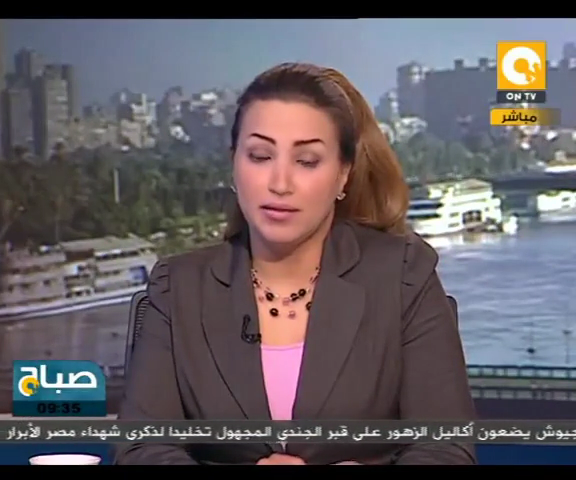
#> input picture frame 47 of temp_vid.mp4, 576 x 480 px, given in place of 000.mp4, which was not available
$ jupyter execute --allow-errors main.ipynb
#> lines starting #> are read from the running program, lines starting #| are printed output that depends on the picture; pictures that were not available may be replaced by others from this repository, and a replacement may not be noted
[cell 1]
import os
import cv2
import numpy as np
import tensorflow as tf
import matplotlib.pyplot as plt
from mtcnn import MTCNN

print("✅ Libraries Loaded!")
print(f"TensorFlow Version: {tf.__version__}")
# Note: On Windows, this may show 0 GPUs for TF 2.11+, which is fine for a prototype!
print("Num GPUs Available: ", len(tf.config.list_physical_devices('GPU')))
#> (this line was passed over: tensorflow is not available in this run)

#> (a cell that did not finish here is left out)

[cell 3]
# UPDATE THIS PATH TO YOUR ACTUAL VIDEO FILE
test_path = r"E:\archive\FaceForensics++_C23\original\000.mp4"

def get_face_data(path):
    cap = cv2.VideoCapture(path)
    ret, frame = cap.read()
#> frame is the input picture: shape (480, 576, 3); mean B, G, R 98.3, 93.1, 100.1
    cap.release()

    if not ret:
        print(f"❌ Error: Cannot find file at {path}")
        return None

    rgb_frame = cv2.cvtColor(frame, cv2.COLOR_BGR2RGB)
    results = detector.detect_faces(rgb_frame)

    if results:
        x, y, w, h = results[0]['box']
        # Extract and store in face_data
        face = rgb_frame[y:y+h, x:x+w]
        print("✅ Face DNA extracted and stored in 'face_data'")
        return face
    else:
        print("❓ No face detected in the first frame.")
        return None

#> (the rest of this cell did not finish here and is left out)

[cell 4]
from tensorflow.keras.applications import Xception
from tensorflow.keras.layers import Dense, GlobalAveragePooling2D
from tensorflow.keras.models import Model

def build_xception_skeleton():
    # 1. Base model (Feature Extractor)
    base = Xception(weights=None, include_top=False, input_shape=(299, 299, 3))

    # 2. Add the "Deep-Identity" Head
    x = base.output
    x = GlobalAveragePooling2D()(x)
    x = Dense(1, activation='sigmoid')(x) # 0 = Real, 1 = Fake

    model = Model(inputs=base.input, outputs=x)
    return model

#> (the rest of this cell did not finish here and is left out)

[cell 5]
# UPDATE THIS TO YOUR .h5 FILE PATH
weights_path = r"E:\Deep_Detection\xception_weights_tf_dim_ordering_tf_kernels_notop.h5"

if os.path.exists(weights_path):
    # 'by_name=True' allows us to load weights even if our Head is different
    model.load_weights(weights_path, by_name=True, skip_mismatch=True)
    print("🧠 Forensic Brain (Weights) Loaded Successfully!")
else:
    print(f"❌ ERROR: Weight file not found at {weights_path}")

[cell 6]
if 'face_data' in locals() and face_data is not None:
    # 1. Prepare image (299x299 is mandatory for Xception)
    img = cv2.resize(face_data, (299, 299))
    img = np.expand_dims(img, axis=0) / 255.0

    # 2. Predict
    prediction = model.predict(img)[0][0]

    # 3. Output Verdict
    print("\n--- DEEP-IDENTITY FORENSIC REPORT ---")
    print(f"Manipulation Probability: {prediction:.4f} ({prediction*100:.2f}%)")

    if prediction > 0.5:
        print("🚨 VERDICT: [AI GENERATED / DEEPFAKE]")
    else:
        print("✅ VERDICT: [AUTHENTIC / REAL]")
    print("--------------------------------------")
else:
    print("❌ Cannot scan: 'face_data' is empty. Please run Cell 3 first.")

[cell 7]
import matplotlib.cm as cm

# [25 lines left out: function make_gradcam_heatmap, not called in this run]

print("✅ Grad-CAM Function Ready!")

[cell 8]
# [24 lines left out: function display_forensic_report, not called in this run]

# EXECUTE THE REPORT
if 'face_data' in locals():
    # Pre-process for the heatmap function
    img_for_heatmap = cv2.resize(face_data, (299, 299))
    img_for_heatmap = np.expand_dims(img_for_heatmap, axis=0) / 255.0

    raw_heatmap = make_gradcam_heatmap(img_for_heatmap, model)
    display_forensic_report(face_data, raw_heatmap, prediction)

[cell 9]
from PIL import Image, ImageChops, ImageEnhance

# 1. FIX: Re-capture the full frame from the video for the scene scan
cap = cv2.VideoCapture(test_path)
ret, frame = cap.read()
cap.release()

if not ret:
    print("❌ Error: Could not read the video for the scene scan.")
else:
    # Convert BGR (OpenCV) to RGB for ELA processing
    full_frame_rgb = cv2.cvtColor(frame, cv2.COLOR_BGR2RGB)

    def run_scene_integrity_scan(img_array, quality=90):
        # Convert numpy array to PIL Image
#> called with quality = 90
        original = Image.fromarray(img_array)

        # Save and Resave for compression analysis
        temp_filename = 'ela_temp.jpg'
        original.save(temp_filename, 'JPEG', quality=quality)
        temporary = Image.open(temp_filename)

        # Find the mathematical difference (The 'Error')
        diff = ImageChops.difference(original, temporary)

        # Enhance the scale so the noise is visible to the human eye
        extrema = diff.getextrema()
#> extrema = ((0, 36), (0, 17), (0, 62))
        max_diff = max([ex[1] for ex in extrema])
#> max_diff = 62
        if max_diff == 0: max_diff = 1
        scale = 255.0 / max_diff
#> scale = 4.11

        return ImageEnhance.Brightness(diff).enhance(scale)
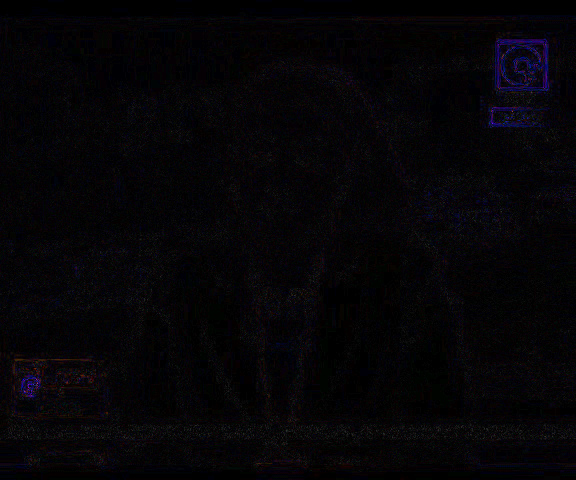
#> returned value: PIL image 576x480 RGB; mean R, G, B 5.3, 4.1, 6.5

    # 2. Run the scan on the FULL frame
    ela_result = run_scene_integrity_scan(full_frame_rgb)

    # 3. Display the result
    plt.figure(figsize=(12, 6))

    plt.subplot(1, 2, 1)
    plt.imshow(full_frame_rgb)
    plt.title("Original Scene")
    plt.axis('off')

    plt.subplot(1, 2, 2)
    plt.imshow(ela_result)
    plt.title("Environmental Noise Map (ELA)")
    plt.axis('off')

    plt.show()
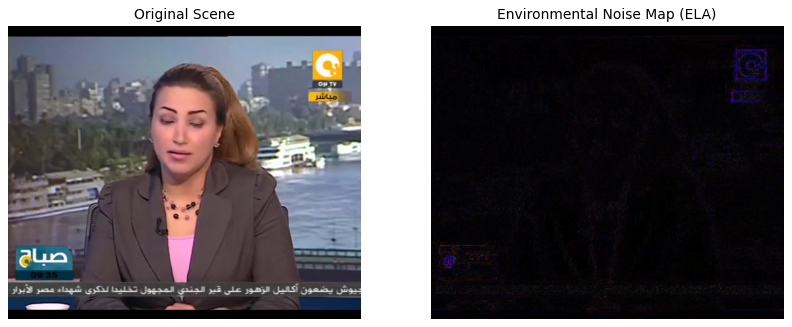
#> figure drawn by matplotlib, 2 panels
    print("✅ Scene Integrity Scan Complete.")

$ run again, starting later in the video
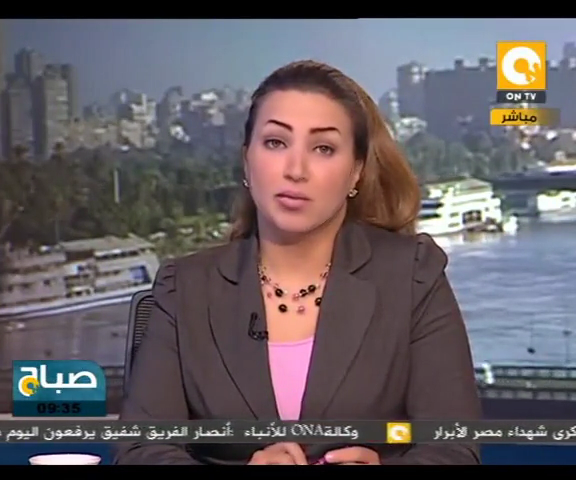
#> input picture frame 214 of temp_vid.mp4, 576 x 480 px, given in place of 000.mp4, which was not available
#> in get_face_data, frame is the input picture: shape (480, 576, 3); mean B, G, R 98.7, 93.8, 101.6
#> extrema = ((0, 40), (0, 22), (0, 63))
#> max_diff = 63
#> scale = 4.05
#> in run_scene_integrity_scan, `return ImageEnhance.Brightness(diff).enhance(scale)`:
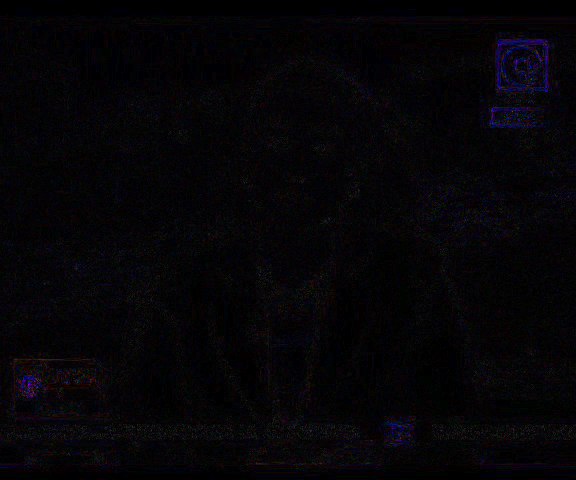
#> returned value: PIL image 576x480 RGB; mean R, G, B 5.4, 4.2, 6.8
#> `plt.show()`:
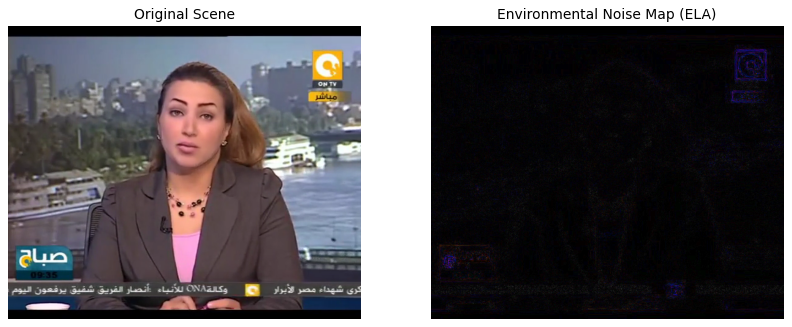
#> figure drawn by matplotlib, 2 panels

$ run again, starting later in the video
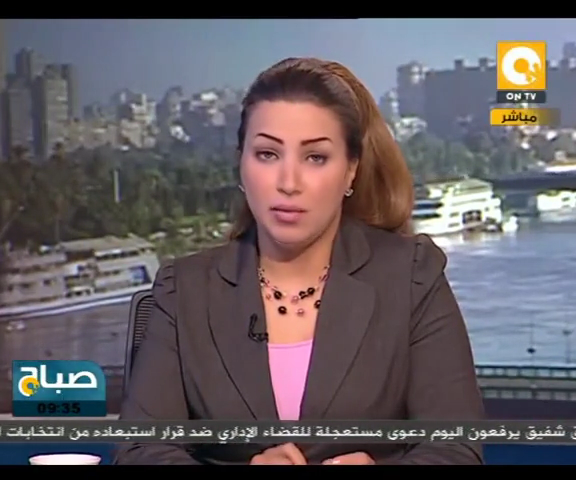
#> input picture frame 380 of temp_vid.mp4, 576 x 480 px, given in place of 000.mp4, which was not available
#> in get_face_data, frame is the input picture: shape (480, 576, 3); mean B, G, R 98, 92.9, 100.4
#> extrema = ((0, 33), (0, 15), (0, 50))
#> max_diff = 50
#> scale = 5.1
#> in run_scene_integrity_scan, `return ImageEnhance.Brightness(diff).enhance(scale)`:
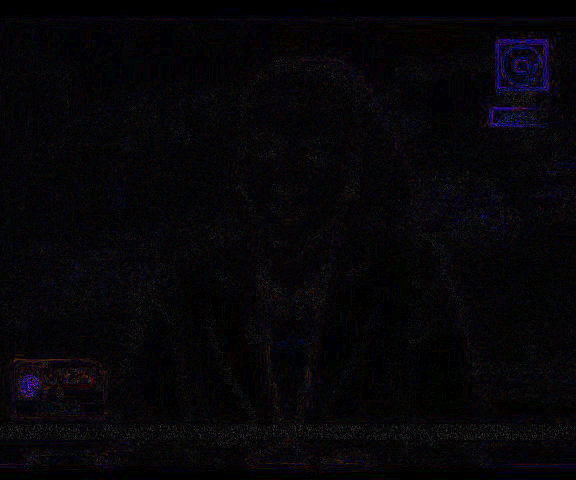
#> returned value: PIL image 576x480 RGB; mean R, G, B 6.6, 5.1, 8.3
#> `plt.show()`:
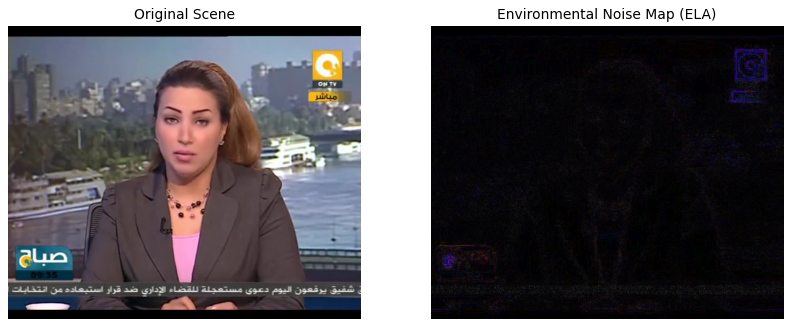
#> figure drawn by matplotlib, 2 panels
